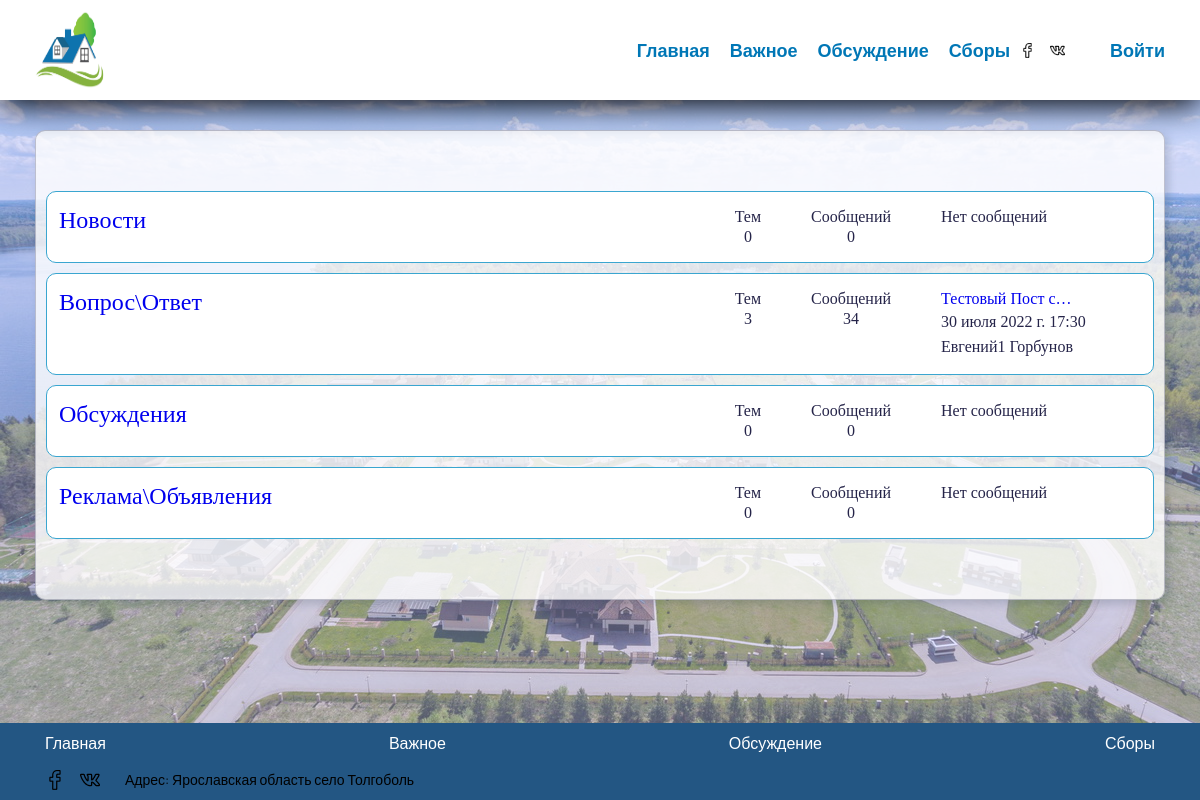
Before: /forum/ with the older database file.
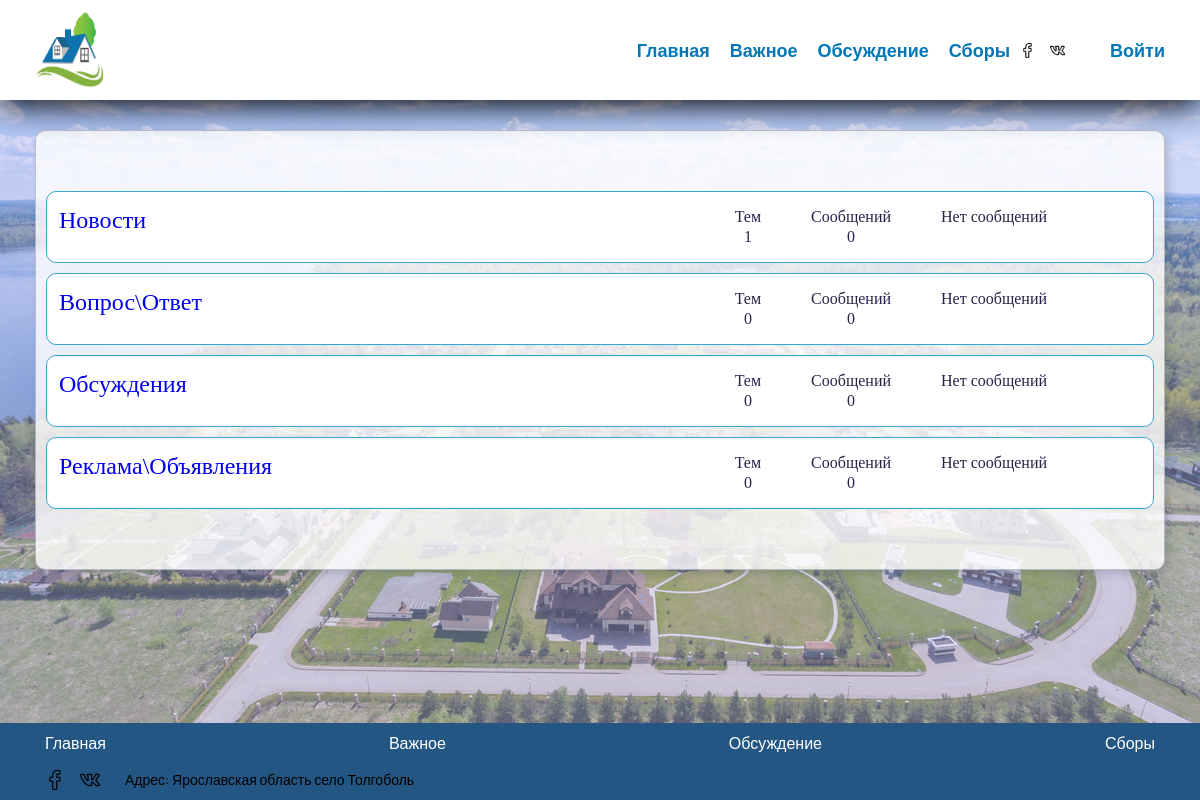
After: the same page with the newer database file.
### Forum/models.py (models this page shows, shortened)
class Section( models.Model ):
    name = models.CharField( _('Название раздела'), max_length=100, blank=False, unique=False )
    is_news =  models.BooleanField( _('Является ли новостью'), blank=False, default=False )
    def get_last_message_on_post( self ):
        result = None
        posts = self.post_set.all().filter( is_delet=False ).order_by('message__date')
        if posts.count():
            result = posts.last().get_last_message()
        return result

class Post( models.Model ):
    section = models.ForeignKey( Section, on_delete = models.SET_NULL, null=True )
    title = models.CharField( _('Заголовок'), max_length=100, blank=False, unique=False )
    text = models.CharField( _('Текст Новости'), max_length=90000, blank=True, unique=False )
    author = models.ForeignKey( User, on_delete = models.SET_NULL, null=True )
    date = models.DateTimeField( _('Дата создания'), default=timezone.now )
    update_date = models.DateTimeField( _('Дата обновления'), default=timezone.now )
    is_delet =  models.BooleanField( _('Удалена ли запись'), blank=False, default=False )
    is_news =  models.BooleanField( _('Является ли новостью'), blank=False, default=False )
    class Meta:
        verbose_name = 'Пост'
        verbose_name_plural = 'Посты'
        ordering = ['date']
    def get_last_message( self ):
        result = None
        sms = self.message_set.all().filter( is_delet=False ).order_by('date')
        if sms.count():
            result = sms.last()
        return result

class Message( models.Model ):
    post = models.ForeignKey( Post, on_delete = models.CASCADE, blank=False )
    author = models.ForeignKey( User, on_delete = models.SET_NULL, null=True )
    text = models.CharField( _('Текст сообщения'), max_length=90000, blank=True, unique=False )
    date = models.DateTimeField( _('Дата создания'), default=timezone.now )
    update_date = models.DateTimeField( _('Дата обновления'), default=timezone.now )
    is_delet =  models.BooleanField( _('Удалена ли запись'), blank=False, default=False )
    related_message = models.IntegerField( _('Id связанного сообщения'), blank=True, null=True, default=None )
    class Meta:
        verbose_name = 'Сообщение'
        verbose_name_plural = 'Сообщения'
        ordering = ['update_date']

### AuthService/models.py (models this page shows, shortened)
class User( AbstractUser ):
    user_id = models.UUIDField( default=uuid.uuid4, editable=False, unique=True )
    username_validator = validators.UnicodeUsernameValidator()
    password = models.CharField( _('Пароль'), max_length=128 )
    username = models.CharField(
        _('Логин'),
        blank=False,
        max_length=150,
        unique=True,
        help_text=_('Требования. не менее 6 символов. Только буквы, цифры и символы @/./+/-/_ '),
        validators=[username_validator],
        error_messages={
            'unique': _("Пользователь с таким логином уже существует."),
        },
    )
    adres =  models.ForeignKey( Adres, on_delete = models.CASCADE, blank=False )
    first_name = models.CharField( _('Имя'), max_length=150, blank=False )
    last_name = models.CharField( _('Фамилия'), max_length=150, blank=True )
    patronymic = models.CharField( _('Отчество'), max_length=150, blank=True )
    telephon = models.CharField( max_length=12, blank=True )
    email = models.EmailField( _('Email адрес'), blank=True, null=True )
    male = models.CharField( _('Пол'), max_length=150, blank=False )
    birthday = models.DateField( _('День рождения'), blank=True, null=True )
    is_starosta = models.BooleanField( _('Является ли старостой'), default=False )
    is_active = models.BooleanField(
        _('Подтвержден'),
        default=True,
        help_text=_(
            'Поле говорит о том аккаунт подтвержден'
            'Снимите этот флаг вместо удаления аккаунта'
        ),
    )
    token = models.CharField( max_length=120, blank=True, default=secrets.token_urlsafe, editable=False, )
    def __init__( self, *args, **kwargs ):
        super().__init__( *args, **kwargs )
    def __str__(self) -> str:
        return '{} {}'.format( self.first_name, self.last_name )

### Forum/views.py (the view)
# urls.py: path('', ForumNavPage.as_view(), name='forum' ),
class ForumNavPage( DataMixin, TemplateView ):
    template_name = 'Forum/forum_nav.html'
    title = _("Поселок Толгоболь \ Форум")
    @logger
    def get_context_data( self, *, object_list=None, **kwargs ):
        c_super = super().get_context_data(**kwargs)
        c_def = self.get_user_context()
        c_def[ 'title' ] = self.title
        c_def[ 'nav' ] = self.get_forum_nav_context()
        c_def.update( c_super )
        return c_def
    def get_forum_nav_context( self ):
        result = []
        sections = Section.objects.all()
        for section in sections:
            item = {}
            item['name'] = section.name
            item['id'] = section.id
            posts = section.post_set.all().filter( is_delet=False )
            item['posts'] = posts.count()
            item['messages'] = sum( [ i.message_set.all().filter( is_delet=False ).count() for i in posts  ] )
            sms = section.get_last_message_on_post()
            if sms:
                item['last_message'] = {'post_title': sms.post.title, 'post_id': sms.post.id, 'author': sms.author, 'date': sms.update_date}
            result.append( item )
        return result

### MainService/logger.py (called while the page is built)
def logger( func, *args, **kwargs ):
    def wrap( *args, **kwargs ):
        Logger().Log( logging.INFO, func.__name__, '[pd][start]', args, kwargs)
        stack = traceback.extract_stack()
        res = func( *args, **kwargs )
        Logger().Log( logging.INFO, func.__name__, '[pd][finish]', res)
        return res
    return wrap

    def __new__( cls ):
        if not hasattr( cls, 'instance'):
            cls.instance = super( Logger, cls ).__new__( cls )
        return cls.instance

    def Log( self, log_level, *args, **kwargs ):
        print(log_level, 'log_level')
        msg = self._get_msg( *args )
        logging.log( log_level, msg, **kwargs )

    @staticmethod
    def _get_msg( *arg ):
        msg = ''
        for i in arg:
            msg += str(i) + ' '
        return msg

### Forum/templates/Forum/forum_nav.html (shortened to what this page needs)
{% extends 'Forum/forum_base.html' %}
{% load static %}
{% block forum_content %}
<div class="forum__nav">
  {% for section in nav %}
  <div class="section">
    <div class="section__item">
      <a  href="{% url 'forum' %}{{ section.id }}">
        <div class="section__title">{{ section.name }}</div>
      </a>
      <div class="section__wrap">
        <div class="section__tem">
          <p>Тем</p>
          <p>{{ section.posts }}</p>
        </div>
        <div class="section__msg">
          <p>Сообщений</p>
          <p>{{ section.messages }}</p>
        </div>
        <div class="section__new-msg">
          {% if section.last_message %}
          <a href="{% url 'forum' %}{{ section.id }}/{{ section.last_message.post_id }}"><p>{{ section.last_message.post_title|truncatechars:16 }}</p></a>
          <div>
            <span>{{ section.last_message.date }}</span>
            <span>{{ section.last_message.author }}</span>
          </div>
          {% else %}
          <p>Нет сообщений</p>
          {% endif %}
        </div>
      </div>
    </div>
  </div>
  {% endfor %}
</div>
{% endblock %}

Changed rows visible on the page:
removed Post: last_message.post_title "Тестовый Пост с…"
removed Message: last_message "30 июля 2022 г. 17:30"
no longer on this page (row edited): User: last_message.author "Евгений1 Горбунов"
Other visible differences:
new list line: "Новости"
new list line: "Тем 1 Сообщений 0 Нет сообщений"
new list line: "Вопрос\\Ответ"
new list line: "Тем 0 Сообщений 0 Нет сообщений"
list line gone: "Новости"
list line gone: "Тем 0 Сообщений 0 Нет сообщений"
list line gone: "Вопрос\\Ответ"
list line gone: "Тем 3 Сообщений 34"
